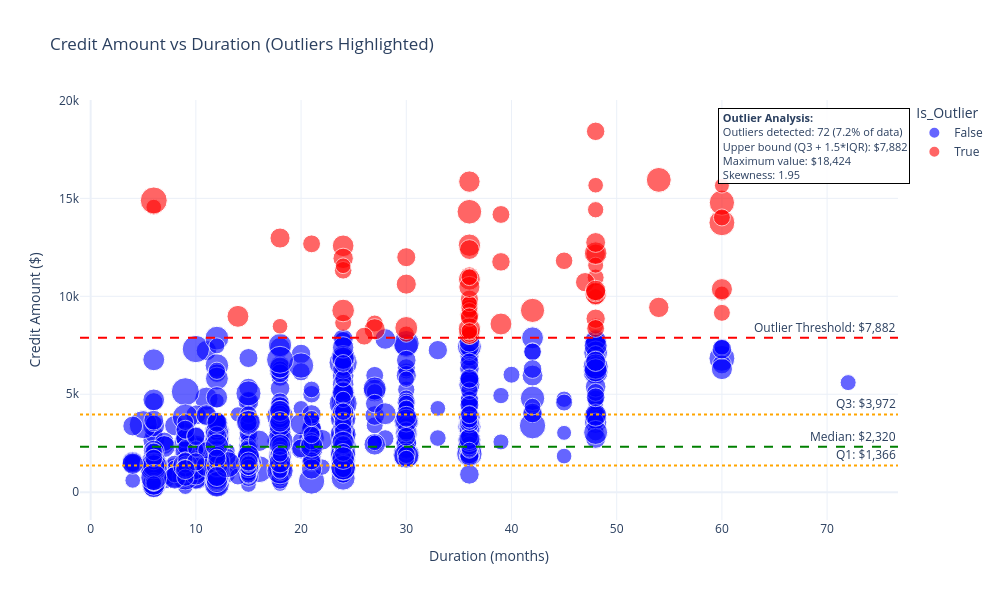

Notebook code for this chart:
### Code cell
# INTERACTIVE SCATTER WITH OUTLIER HIGHLIGHTING
# Identify outliers (beyond Q3 + 1.5*IQR)
iqr = q3 - q1
upper_bound = q3 + 1.5 * iqr
df['Is_Outlier'] = df['Credit amount'] > upper_bound

fig5 = px.scatter(df, x='Duration', y='Credit amount',
                  title='Credit Amount vs Duration (Outliers Highlighted)',
                  labels={'Credit amount': 'Credit Amount ($)', 'Duration': 'Duration (months)'},
                  hover_data=['Customer.Id', 'Age', 'Purpose', 'Saving accounts'],
                  color='Is_Outlier',
                  color_discrete_map={True: 'red', False: 'blue'},
                  size='Age',
                  opacity=0.6)

# Adding horizontal lines for quartiles
fig5.add_hline(y=q1, line_dash="dot", line_color="orange", annotation_text=f"Q1: ${q1:,.0f}")
fig5.add_hline(y=median_val, line_dash="dash", line_color="green", annotation_text=f"Median: ${median_val:,.0f}")
fig5.add_hline(y=q3, line_dash="dot", line_color="orange", annotation_text=f"Q3: ${q3:,.0f}")
fig5.add_hline(y=upper_bound, line_dash="dash", line_color="red", annotation_text=f"Outlier Threshold: ${upper_bound:,.0f}")

# Adding statistics annotation
outlier_count = df['Is_Outlier'].sum()
outlier_pct = (outlier_count / len(df)) * 100

stats_text3 = f"""
<b>Outlier Analysis:</b><br>
Outliers detected: {outlier_count} ({outlier_pct:.1f}% of data)<br>
Upper bound (Q3 + 1.5*IQR): ${upper_bound:,.0f}<br>
Maximum value: ${df['Credit amount'].max():,.0f}<br>
Skewness: {skewness:.2f}
"""

fig5.add_annotation(
    text=stats_text3,
    xref="paper", yref="paper",
    x=0.78, y=0.98,
    showarrow=False,
    font=dict(size=11),
    bgcolor="rgba(255, 255, 255, 0.9)",
    bordercolor="black",
    borderwidth=1,
    align="left",
    xanchor="left",
    yanchor="top"
)

fig5.update_layout(
    template='plotly_white',
    width=1000,
    height=600
)

fig5.show()

### Figure 1 — Plotly figure (JSON) as saved in the notebook; plotly's stock layout.template omitted (floating-point values rounded to 4 significant figures; data arrays with more than 128 entries replaced by an {"elided": "..."} marker saying what was removed)
{"data": [{"customdata": {"elided": "928x4 mixed values"}, "hovertemplate": "Is_Outlier=False<br>Duration (months)=%{x}<br>Credit Amount ($)=%{y}<br>Age=%{customdata[1]}<br>Customer.Id=%{customdata[0]}<br>Purpose=%{customdata[2]}<br>Saving accounts=%{customdata[3]}<extra></extra>", "legendgroup": "False", "marker": {"color": "blue", "opacity": 0.6, "size": {"elided": "928 int values"}, "sizemode": "area", "sizeref": 0.1875, "symbol": "circle"}, "mode": "markers", "name": "False", "orientation": "v", "showlegend": true, "type": "scatter", "x": {"elided": "928 int values"}, "xaxis": "x", "y": {"elided": "928 int values"}, "yaxis": "y"}, {"customdata": {"elided": "72x4 mixed values"}, "hovertemplate": "Is_Outlier=True<br>Duration (months)=%{x}<br>Credit Amount ($)=%{y}<br>Age=%{customdata[1]}<br>Customer.Id=%{customdata[0]}<br>Purpose=%{customdata[2]}<br>Saving accounts=%{customdata[3]}<extra></extra>", "legendgroup": "True", "marker": {"color": "red", "opacity": 0.6, "size": [35, 25, 44, 31, 25, 30, 39, 47, 58, 39, 24, 21, 27, 28, 38, 27, 23, 45, 36, 34, 35, 28, 26, 44, 24, 63, 60, 57, 38, 32, 27, 23, 29, 30, 42, 29, 45, 30, 35, 37, 48, 27, 21, 27, 42, 37, 42, 31, 27, 23, 30, 30, 25, 24, 55, 24, 43, 47, 29, 45, 48, 23, 31, 42, 32, 68, 37, 39, 30, 26, 49, 26], "sizemode": "area", "sizeref": 0.1875, "symbol": "circle"}, "mode": "markers", "name": "True", "orientation": "v", "showlegend": true, "type": "scatter", "x": [36, 30, 24, 36, 48, 36, 54, 36, 54, 24, 48, 60, 27, 36, 30, 48, 6, 14, 48, 30, 47, 36, 48, 48, 48, 60, 60, 36, 18, 39, 24, 18, 24, 36, 27, 36, 39, 26, 48, 36, 48, 60, 60, 36, 36, 48, 60, 36, 60, 24, 39, 21, 36, 36, 42, 36, 36, 36, 45, 36, 24, 48, 36, 36, 48, 6, 48, 48, 48, 36, 30, 36], "xaxis": "x", "y": [9055, 8072, 12579, 9566, 14421, 8133, 9436, 12612, 15945, 11938, 8487, 10144, 8613, 9572, 10623, 10961, 14555, 8978, 12169, 11998, 10722, 9398, 9960, 10127, 11590, 13756, 14782, 14318, 12976, 11760, 8648, 8471, 11328, 11054, 8318, 9034, 8588, 7966, 8858, 12389, 12204, 9157, 15653, 7980, 8086, 10222, 10366, 9857, 14027, 11560, 14179, 12680, 8065, 9271, 9283, 9629, 15857, 8335, 11816, 10875, 9277, 15672, 8947, 10477, 18424, 14896, 12749, 10297, 8358, 10974, 8386, 8229], "yaxis": "y"}], "layout": {"annotations": [{"showarrow": false, "text": "Q1: $1,366", "x": 1, "xanchor": "right", "xref": "x domain", "y": 1366.0, "yanchor": "bottom", "yref": "y"}, {"showarrow": false, "text": "Median: $2,320", "x": 1, "xanchor": "right", "xref": "x domain", "y": 2320.0, "yanchor": "bottom", "yref": "y"}, {"showarrow": false, "text": "Q3: $3,972", "x": 1, "xanchor": "right", "xref": "x domain", "y": 3972.0, "yanchor": "bottom", "yref": "y"}, {"showarrow": false, "text": "Outlier Threshold: $7,882", "x": 1, "xanchor": "right", "xref": "x domain", "y": 7882.0, "yanchor": "bottom", "yref": "y"}, {"align": "left", "bgcolor": "rgba(255, 255, 255, 0.9)", "bordercolor": "black", "borderwidth": 1, "font": {"size": 11}, "showarrow": false, "text": "\n<b>Outlier Analysis:</b><br>\nOutliers detected: 72 (7.2% of data)<br>\nUpper bound (Q3 + 1.5*IQR): $7,882<br>\nMaximum value: $18,424<br>\nSkewness: 1.95\n", "x": 0.78, "xanchor": "left", "xref": "paper", "y": 0.98, "yanchor": "top", "yref": "paper"}], "height": 600, "legend": {"itemsizing": "constant", "title": {"text": "Is_Outlier"}, "tracegroupgap": 0}, "shapes": [{"line": {"color": "orange", "dash": "dot"}, "type": "line", "x0": 0, "x1": 1, "xref": "x domain", "y0": 1366.0, "y1": 1366.0, "yref": "y"}, {"line": {"color": "green", "dash": "dash"}, "type": "line", "x0": 0, "x1": 1, "xref": "x domain", "y0": 2320.0, "y1": 2320.0, "yref": "y"}, {"line": {"color": "orange", "dash": "dot"}, "type": "line", "x0": 0, "x1": 1, "xref": "x domain", "y0": 3972.0, "y1": 3972.0, "yref": "y"}, {"line": {"color": "red", "dash": "dash"}, "type": "line", "x0": 0, "x1": 1, "xref": "x domain", "y0": 7882.0, "y1": 7882.0, "yref": "y"}], "title": {"text": "Credit Amount vs Duration (Outliers Highlighted)"}, "width": 1000, "xaxis": {"anchor": "y", "domain": [0, 1], "title": {"text": "Duration (months)"}}, "yaxis": {"anchor": "x", "domain": [0, 1], "title": {"text": "Credit Amount ($)"}}}}
